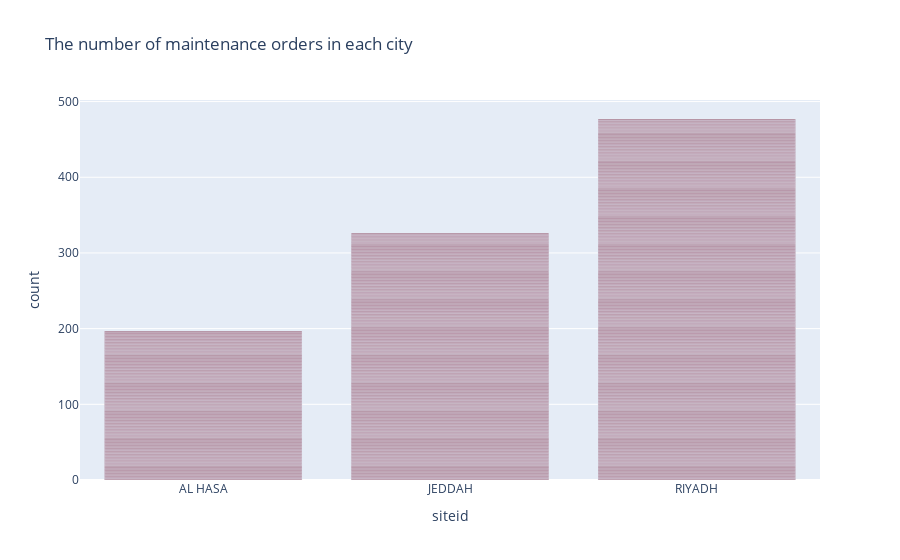

Here is the notebook cell this chart was saved with:
### Code cell
#This chart shows the number of maintenance orders in each city 
fig = px.bar(df, x="siteid", title='The number of maintenance orders in each city',
             color_discrete_sequence=px.colors.sequential.RdBu)
fig.show()

### Figure 1 — Plotly figure (JSON) as saved in the notebook; plotly's stock layout.template omitted (floating-point values rounded to 4 significant figures; data arrays with more than 128 entries replaced by an {"elided": "..."} marker saying what was removed)
{"data": [{"alignmentgroup": "True", "hovertemplate": "siteid=%{x}<br>count=%{y}<extra></extra>", "legendgroup": "", "marker": {"color": "rgb(103,0,31)", "pattern": {"shape": ""}}, "name": "", "offsetgroup": "", "orientation": "v", "showlegend": false, "textposition": "auto", "type": "bar", "x": {"elided": "1000 str values"}, "xaxis": "x", "y": {"elided": "1000 int values"}, "yaxis": "y"}], "layout": {"barmode": "relative", "legend": {"tracegroupgap": 0}, "title": {"text": "The number of maintenance orders in each city"}, "xaxis": {"anchor": "y", "domain": [0, 1], "title": {"text": "siteid"}}, "yaxis": {"anchor": "x", "domain": [0, 1], "title": {"text": "count"}}}}
